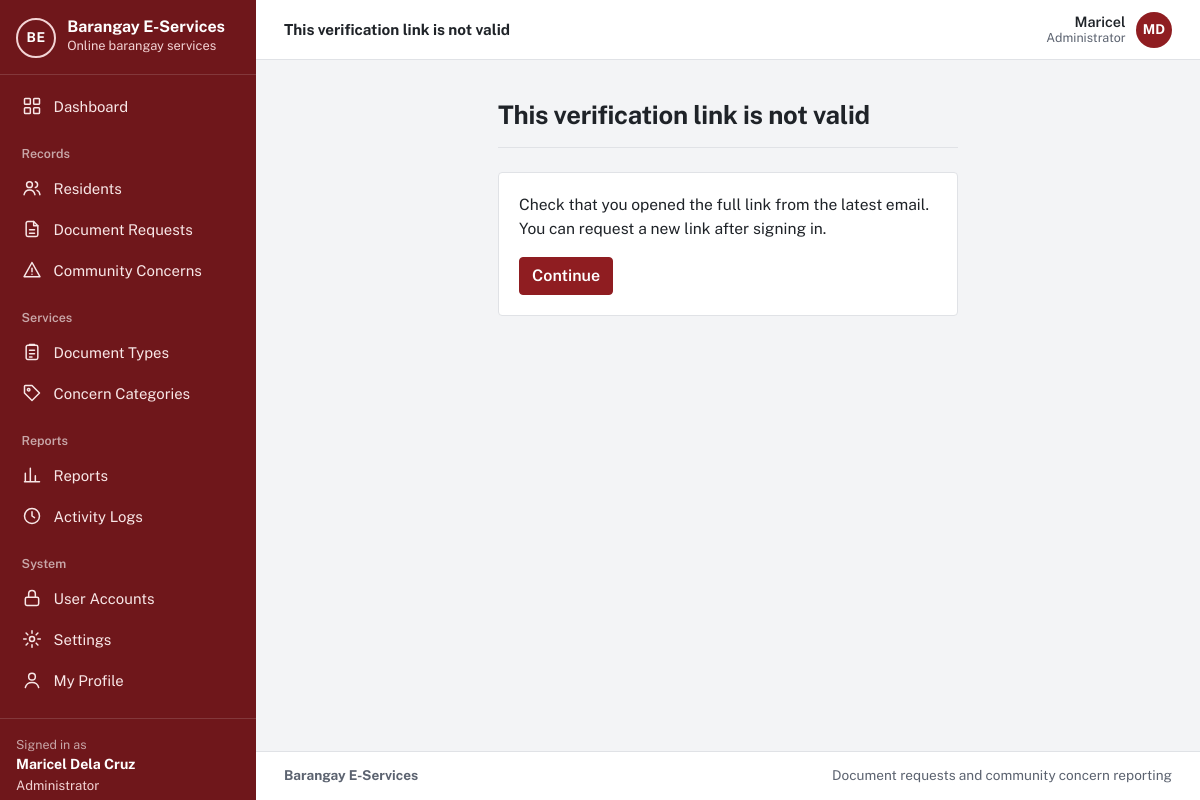
/barangay-eservicess2/auth/verify.php (signed in), run on the app's committed database.
### tables this page shows
CREATE TABLE `users` (
  `user_id` int(10) UNSIGNED NOT NULL,
  `role_id` tinyint(3) UNSIGNED NOT NULL,
  `purok_id` smallint(5) UNSIGNED DEFAULT NULL,
  `first_name` varchar(60) NOT NULL,
  `last_name` varchar(60) NOT NULL,
  `email` varchar(120) NOT NULL,
  `contact_no` varchar(13) DEFAULT NULL,
  `street_address` varchar(150) DEFAULT NULL,
  `password_hash` varchar(255) NOT NULL,
  `email_verified_at` datetime DEFAULT NULL,
  `is_active` tinyint(1) NOT NULL DEFAULT 1,
  `failed_logins` tinyint(3) UNSIGNED NOT NULL DEFAULT 0,
  `locked_until` datetime DEFAULT NULL,
  `created_at` datetime NOT NULL DEFAULT current_timestamp(),
  `updated_at` datetime NOT NULL DEFAULT current_timestamp() ON UPDATE current_timestamp()
);

CREATE TABLE `roles` (
  `role_id` tinyint(3) UNSIGNED NOT NULL,
  `role_key` varchar(20) NOT NULL,
  `role_name` varchar(50) NOT NULL
);

### barangay-eservicess2/app/lib/helpers.php (called while the page is built, shortened)
<?php
function e($value): string
{
    return htmlspecialchars((string) ($value ?? ''), ENT_QUOTES | ENT_SUBSTITUTE, 'UTF-8');
}
function base_path(): string
{
    static $base = null;
    if ($base === null) {
        $script = realpath($_SERVER['SCRIPT_FILENAME'] ?? '') ?: '';
        $root   = realpath(APP_ROOT) ?: APP_ROOT;
        $rel    = str_replace('\\', '/', substr($script, strlen($root)));
        $name   = str_replace('\\', '/', $_SERVER['SCRIPT_NAME'] ?? '');
        $base   = ($rel !== '' && str_ends_with($name, $rel)) ? substr($name, 0, -strlen($rel)) : '';
        $base   = rtrim($base, '/');
    }
    return $base;
}
function url(string $path = ''): string
{
    return base_path() . '/' . ltrim($path, '/');
}
function asset(string $path): string
{
    return url('assets/' . ltrim($path, '/'));
}
function full_name(array $row, string $prefix = ''): string
{
    return trim(($row[$prefix . 'first_name'] ?? '') . ' ' . ($row[$prefix . 'last_name'] ?? ''));
}

### barangay-eservicess2/app/lib/auth.php (called while the page is built, shortened)
<?php
function current_user(bool $refresh = false): ?array
{
    static $user = false;
    if ($user !== false && !$refresh) {
        return $user;
    }
    $user = null;
    if (!empty($_SESSION['user_id'])) {
        $user = db_one(
            'SELECT u.user_id, u.first_name, u.last_name, u.email, u.contact_no, u.street_address, u.purok_id,
                    u.email_verified_at, u.is_active, u.created_at, r.role_key, r.role_name
               FROM users u JOIN roles r ON r.role_id = u.role_id
              WHERE u.user_id = ?',
            [(int) $_SESSION['user_id']]
        );
    }
    return $user;
}
function user_role(): ?string
{
    return current_user()['role_key'] ?? null;
}
function is_verified(?array $user = null): bool
{
    $user = $user ?? current_user();
    return $user !== null && !empty($user['email_verified_at']);
}
function home_path_for_role(?string $role): string
{
    return match ($role) {
        ROLE_ADMIN    => 'admin/dashboard.php',
        ROLE_STAFF    => 'staff/dashboard.php',
        ROLE_RESIDENT => 'resident/dashboard.php',
        default       => 'auth/login.php',
    };
}
function home_path_for_current_user(): string
{
    return home_path_for_role(user_role());
}

### barangay-eservicess2/app/lib/db.php (called while the page is built, shortened)
<?php
function db(): mysqli
{
    static $conn = null;
    if ($conn === null) {
        $conn = new mysqli(
            config('db.host'),
            config('db.user'),
            config('db.password'),
            config('db.name'),
            (int) config('db.port', 3306)
        );
        $conn->set_charset('utf8mb4');
        $conn->query("SET time_zone = '+08:00'");
    }
    return $conn;
}
function db_query(string $sql, array $params = []): mysqli_stmt
{
    $stmt = db()->prepare($sql);
    if ($params) {
        $types = '';
        foreach ($params as $p) {
            $types .= is_int($p) ? 'i' : (is_float($p) ? 'd' : 's');
        }
        $stmt->bind_param($types, ...array_values($params));
    }
    $stmt->execute();
    return $stmt;
}
function db_one(string $sql, array $params = []): ?array
{
    $result = db_query($sql, $params)->get_result();
    $row = $result ? $result->fetch_assoc() : null;
    return $row ?: null;
}

### barangay-eservicess2/app/bootstrap.php (called while the page is built, shortened)
<?php
require APP_ROOT . '/app/lib/helpers.php';
require APP_ROOT . '/app/lib/icons.php';
require APP_ROOT . '/app/lib/db.php';
require APP_ROOT . '/app/lib/settings.php';
require APP_ROOT . '/app/lib/auth.php';
function config(string $key, $default = null)
{
    $value = $GLOBALS['config'];
    foreach (explode('.', $key) as $part) {
        $value = $value[$part];
    }
    return $value;
}

### barangay-eservicess2/auth/verify.php (the view, shortened to what this page needs)
<?php
require __DIR__ . '/../app/bootstrap.php';
$state = 'invalid';
$signedIn = current_user();
$messages = [
    'invalid'  => ['This verification link is not valid', 'Check that you opened the full link from the latest email. You can request a new link after signing in.'],
    'already'  => ['This link was already used', 'Your email is already verified. You can sign in.'],
    'replaced' => ['This link is no longer valid', 'A newer verification email was sent, or this link was already used. Open the most recent email, or request a new link after signing in.'],
    'expired'  => ['This verification link has expired', 'Links are valid for ' . (int) config('verification_ttl_minutes', 60) . ' minutes. Sign in and request a new verification email.'],
];
[$title, $text] = $messages[$state];
$pageTitle = $title;
require APP_ROOT . '/app/views/header.php';
?>
<div class="auth-wrap">
  <div class="page-head"><div><h1><?= e($title) ?></h1></div></div>
  <div class="panel">
    <p><?= e($text) ?></p>
    <?php if ($signedIn): ?>
      <a class="btn btn-primary" href="<?= e(url(is_verified() ? home_path_for_current_user() : 'auth/verify-notice.php')) ?>">Continue</a>
    <?php else: ?>
      <a class="btn btn-primary" href="<?= e(url('auth/login.php')) ?>">Sign in</a>
    <?php endif; ?>
  </div>
</div>
<?php require APP_ROOT . '/app/views/footer.php'; ?>

### barangay-eservicess2/app/views/header.php (shortened to what this page needs)
<?php
$user = current_user();
$role = $user['role_key'] ?? null;
$verified = $user && is_verified($user);
$activeNav = $activeNav ?? '';
$appLayout = $user && $verified;
$groups = [];
if ($appLayout && $role === ROLE_ADMIN) {
    $groups = [
        '' => ['dashboard' => ['admin/dashboard.php', 'Dashboard', 'dashboard']],
        'Records' => [
            'residents' => ['residents.php', 'Residents', 'residents'],
            'requests'  => ['requests.php', 'Document Requests', 'document'],
            'concerns'  => ['concerns.php', 'Community Concerns', 'concern'],
        ],
        'Services' => [
            'doctypes'   => ['admin/document-types.php', 'Document Types', 'services'],
            'categories' => ['admin/categories.php', 'Concern Categories', 'category'],
        ],
        'Reports' => [
            'reports' => ['reports.php', 'Reports', 'reports'],
            'logs'    => ['admin/logs.php', 'Activity Logs', 'logs'],
        ],
        'System' => [
            'users'    => ['admin/users.php', 'User Accounts', 'accounts'],
            'settings' => ['admin/settings.php', 'Settings', 'settings'],
            'profile'  => ['profile.php', 'My Profile', 'profile'],
        ],
    ];
}
$crumbItem = $pageTitle ?? '';
?><!doctype html>
<html lang="en">
<head>
  <link rel="stylesheet" href="<?= e(asset('vendor/bootstrap/bootstrap.min.css')) ?>">
  <link rel="stylesheet" href="<?= e(asset('css/app.css')) ?>">
</head>
<body class="<?= $appLayout ? 'app-body' : 'public-body' ?>">
<?php if ($appLayout): ?>
<div class="app-shell">
  <aside class="sidebar offcanvas-lg offcanvas-start" id="sidebar" tabindex="-1" aria-label="Main navigation">
    <div class="sidebar-brand">
      <a class="brand" href="<?= e(url(home_path_for_role($role))) ?>">
        <?= render_app_mark() ?>
        <span class="brand-text">
          <span class="brand-name"><?= e(app_name()) ?></span>
          <span class="brand-sub">Online barangay services</span>
        </span>
      </a>
    </div>
    <nav class="sidebar-nav">
      <?php foreach ($groups as $label => $items): ?>
        <?php if ($label !== ''): ?><div class="sidebar-heading"><?= e($label) ?></div><?php endif; ?>
        <ul class="sidebar-list">
          <?php foreach ($items as $key => [$path, $itemLabel, $iconName]): ?>
            <li>
              <a class="sidebar-link<?= $key === $activeNav ? ' active' : '' ?>" <?= $key === $activeNav ? 'aria-current="page"' : '' ?> href="<?= e(url($path)) ?>">
                <?= icon($iconName) ?><span><?= e($itemLabel) ?></span>
              </a>
            </li>
          <?php endforeach; ?>
        </ul>
      <?php endforeach; ?>
    </nav>
    <div class="sidebar-user">
      <div class="sidebar-user-label">Signed in as</div>
      <div class="sidebar-user-name"><?= e(full_name($user)) ?></div>
      <div class="sidebar-user-role"><?= e($user['role_name']) ?></div>
    </div>
  </aside>
  <div class="app-main">
    <header class="topbar">
      <nav class="topbar-crumb" aria-label="You are here">
        <span class="crumb-item"><?= e($crumbItem) ?></span>
      </nav>
      <div class="topbar-user">
        <span class="topbar-user-text"><span class="topbar-user-name"><?= e($user['first_name']) ?></span><span class="topbar-user-role"><?= e($user['role_name']) ?></span></span>
        <a class="avatar" href="<?= e(url('profile.php')) ?>" title="My profile" aria-label="My profile"><?= e(mb_strtoupper(mb_substr($user['first_name'], 0, 1) . mb_substr($user['last_name'], 0, 1))) ?></a>
      </div>
    </header>
    <main id="main" class="page">
<?php endif; ?>

### data on the page
users: full_name($user) "Maricel Dela Cruz", role.role_name "Administrator", first_name "Maricel", first_name+last_name "MD"

### other printed values
app_name() "Barangay E-Services"
$itemLabel "Dashboard"
$label "Records"
$itemLabel "Residents"
$itemLabel "Document Requests"
$itemLabel "Community Concerns"
$label "Services"
$itemLabel "Document Types"
$itemLabel "Concern Categories"
$label "Reports"
$itemLabel "Reports"
$itemLabel "Activity Logs"
$label "System"
$itemLabel "User Accounts"
$itemLabel "Settings"
